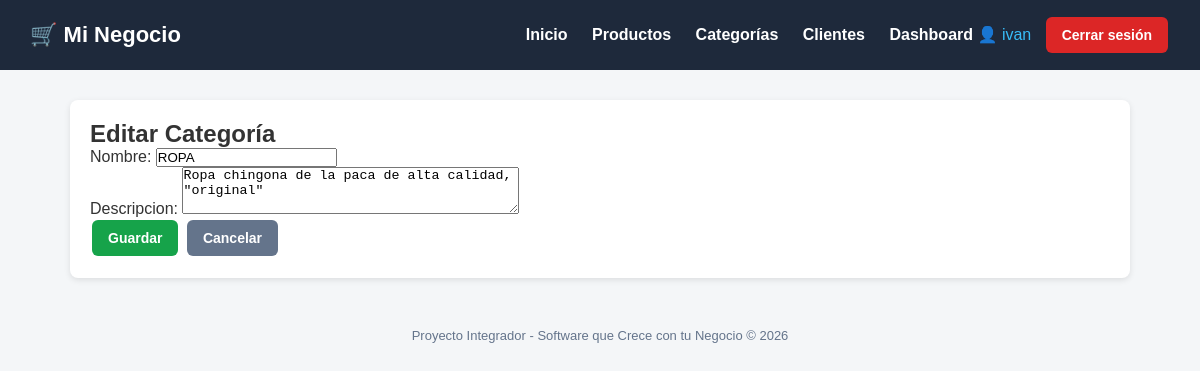
The app's page /categorias/editar/1/ (signed in) with its own data.
### tienda/models.py (models this page shows, shortened)
class Categoria(models.Model):
    nombre = models.CharField(max_length=100)
    descripcion = models.TextField(blank=True, null=True)
    class Meta:
        verbose_name = "Categoria"
        verbose_name_plural = "Categorías"

### tienda/views.py (the view)
@login_required
def editar_categoria(request, pk):
    categoria = get_object_or_404(Categoria, pk=pk)
    if request.method == "POST":
        form = CategoriaForm(request.POST, instance=categoria)
        if form.is_valid():
            form.save()
            messages.success(request, "Categoría actualizada correctamente.")
            return redirect("lista_categorias")
    else:
        form = CategoriaForm(instance=categoria)
    return render(
        request,
        "tienda/categorias/form.html",
        {"form": form, "titulo": "Editar Categoría"},
    )

### tienda/forms.py
class CategoriaForm(forms.ModelForm):
    class Meta:
        model = Categoria
        fields = ["nombre", "descripcion"]
        widgets = {
            "nombre": forms.TextInput(
                attrs={
                    "class": "form-control",
                    "placeholder": "Nombre de la categoría",
                }
            ),
            "descripcion": forms.Textarea(
                attrs={
                    "class": "form-control",
                    "rows": 3,
                    "placeholder": "Descripción (opcional)",
                }
            ),
        }

### tienda/templates/tienda/categorias/form.html (shortened to what this page needs)
{% extends 'base.html' %}
{% block content %}
    <div class="card">
        <h2>{{ titulo }}</h2>
        <form method="post">
            {{ form.as_p }}
            <button type="submit" class="btn btn-success">Guardar</button>
            <a href="{% url 'lista_categorias' %}" class="btn btn-secondary">Cancelar</a>
        </form>
    </div>
{% endblock %}

### tienda/templates/base.html (shortened to what this page needs)
<!DOCTYPE html>
<html lang="es">
<head>
</head>
<body>
    <header>
        <h1>🛒 Mi Negocio</h1>
        <nav>
            <a href="{% url 'inicio' %}">Inicio</a>
            <a href="{% url 'lista_productos' %}">Productos</a>
            <a href="{% url 'lista_categorias' %}">Categorías</a>
            <a href="{% url 'lista_clientes' %}">Clientes</a>
            {% if user.is_authenticated %}
                <a href="{% url 'dashboard' %}">Dashboard</a>
                <span style="color: #38bdf8;">👤 {{ user.username }}</span>
                <form action="{% url 'logout' %}" method="post" style="display: inline;">
                    <button type="submit" class="btn btn-danger" style="margin-left: 10px;">Cerrar sesión</button>
                </form>
            {% else %}
                <a href="{% url 'login' %}">Iniciar sesión</a>
            {% endif %}
        </nav>
    </header>
    <div class="container">
        {% block content %}{% endblock %}
    </div>
    <footer>
        Proyecto Integrador - Software que Crece con tu Negocio &copy; {% now "Y" %}
    </footer>
</body>
</html>

### tienda/templates/base.html (style rules this page uses)
* { margin: 0; padding: 0; box-sizing: border-box; }
body { font-family: Arial, sans-serif; background: #f4f6f8; color: #333; }
header { background: #1e293b; color: #fff; padding: 15px 30px; display: flex; justify-content: space-between; align-items: center; }
header h1 { font-size: 22px; }
header nav a { color: #fff; text-decoration: none; margin-left: 20px; font-weight: bold; }
.container { max-width: 1100px; margin: 30px auto; padding: 0 20px; }
.card { background: #fff; border-radius: 8px; padding: 20px; box-shadow: 0 2px 6px rgba(0,0,0,0.1); margin-bottom: 20px; }
.btn { display: inline-block; padding: 10px 16px; border-radius: 6px; text-decoration: none; color: #fff; font-weight: bold; border: none; cursor: pointer; font-size: 14px; margin: 2px; }
.btn-success { background: #16a34a; }
.btn-danger { background: #dc2626; }
.btn-secondary { background: #64748b; }
footer { text-align: center; padding: 20px; color: #64748b; font-size: 13px; }

### records on screen
Categoria: nombre "ROPA", descripcion "Ropa chingona de la paca de alta calidad, \"original\""

### other values on screen
{{ user.username }} "ivan"
{{ titulo }} "Editar Categoría"
